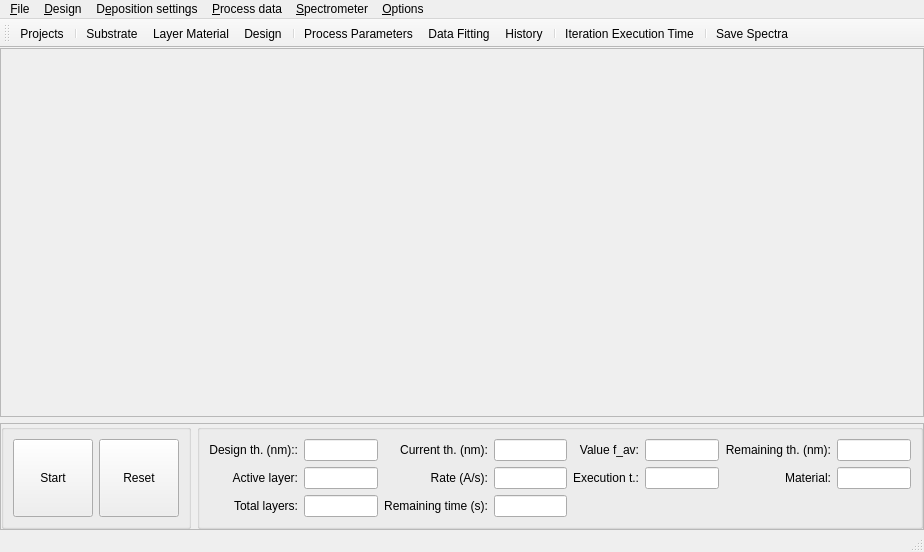
<?xml version="1.0" encoding="UTF-8"?>
<ui version="4.0">
 <class>MainWindow</class>
 <widget class="QMainWindow" name="MainWindow">
  <property name="geometry">
   <rect>
    <x>0</x>
    <y>0</y>
    <width>924</width>
    <height>552</height>
   </rect>
  </property>
  <property name="windowTitle">
   <string>Monitor</string>
  </property>
  <widget class="QWidget" name="centralwidget">
   <layout class="QVBoxLayout" name="verticalLayout" stretch="255,1">
    <property name="leftMargin">
     <number>0</number>
    </property>
    <property name="topMargin">
     <number>0</number>
    </property>
    <property name="rightMargin">
     <number>0</number>
    </property>
    <property name="bottomMargin">
     <number>0</number>
    </property>
    <item>
     <widget class="QFrame" name="frame_chart">
      <property name="frameShape">
       <enum>QFrame::StyledPanel</enum>
      </property>
      <property name="frameShadow">
       <enum>QFrame::Raised</enum>
      </property>
     </widget>
    </item>
    <item>
     <widget class="QFrame" name="frame_operations">
      <property name="frameShape">
       <enum>QFrame::StyledPanel</enum>
      </property>
      <property name="frameShadow">
       <enum>QFrame::Raised</enum>
      </property>
      <layout class="QHBoxLayout" name="horizontalLayout_2">
       <property name="leftMargin">
        <number>0</number>
       </property>
       <property name="topMargin">
        <number>0</number>
       </property>
       <property name="rightMargin">
        <number>0</number>
       </property>
       <property name="bottomMargin">
        <number>0</number>
       </property>
       <item>
        <widget class="QGroupBox" name="groupBox_operations">
         <property name="title">
          <string/>
         </property>
         <layout class="QHBoxLayout" name="horizontalLayout">
          <item>
           <widget class="QPushButton" name="pushButtonStart">
            <property name="sizePolicy">
             <sizepolicy hsizetype="Minimum" vsizetype="Minimum">
              <horstretch>0</horstretch>
              <verstretch>0</verstretch>
             </sizepolicy>
            </property>
            <property name="text">
             <string>Start</string>
            </property>
           </widget>
          </item>
          <item>
           <widget class="QPushButton" name="pushButtonReset">
            <property name="sizePolicy">
             <sizepolicy hsizetype="Minimum" vsizetype="Minimum">
              <horstretch>0</horstretch>
              <verstretch>0</verstretch>
             </sizepolicy>
            </property>
            <property name="text">
             <string>Reset</string>
            </property>
           </widget>
          </item>
         </layout>
        </widget>
       </item>
       <item>
        <widget class="QGroupBox" name="groupBox_information">
         <property name="title">
          <string/>
         </property>
         <layout class="QGridLayout" name="gridLayout">
          <item row="0" column="0">
           <widget class="QLabel" name="label">
            <property name="text">
             <string>Design th. (nm)::</string>
            </property>
            <property name="alignment">
             <set>Qt::AlignRight|Qt::AlignTrailing|Qt::AlignVCenter</set>
            </property>
            <property name="buddy">
             <cstring>lineEditDesignTh</cstring>
            </property>
           </widget>
          </item>
          <item row="0" column="1">
           <widget class="QLineEdit" name="lineEditDesignTh">
            <property name="readOnly">
             <bool>true</bool>
            </property>
           </widget>
          </item>
          <item row="0" column="2">
           <widget class="QLabel" name="label_4">
            <property name="text">
             <string>Current th. (nm):</string>
            </property>
            <property name="alignment">
             <set>Qt::AlignRight|Qt::AlignTrailing|Qt::AlignVCenter</set>
            </property>
            <property name="buddy">
             <cstring>lineEditCurrentTh</cstring>
            </property>
           </widget>
          </item>
          <item row="0" column="3">
           <widget class="QLineEdit" name="lineEditCurrentTh">
            <property name="readOnly">
             <bool>true</bool>
            </property>
           </widget>
          </item>
          <item row="0" column="4">
           <widget class="QLabel" name="label_7">
            <property name="text">
             <string>Value f_av:</string>
            </property>
            <property name="alignment">
             <set>Qt::AlignRight|Qt::AlignTrailing|Qt::AlignVCenter</set>
            </property>
            <property name="buddy">
             <cstring>lineEditValueF_Av</cstring>
            </property>
           </widget>
          </item>
          <item row="0" column="5">
           <widget class="QLineEdit" name="lineEditValueF_Av">
            <property name="readOnly">
             <bool>true</bool>
            </property>
           </widget>
          </item>
          <item row="0" column="6">
           <widget class="QLabel" name="label_9">
            <property name="text">
             <string>Remaining th. (nm):</string>
            </property>
            <property name="alignment">
             <set>Qt::AlignRight|Qt::AlignTrailing|Qt::AlignVCenter</set>
            </property>
            <property name="buddy">
             <cstring>lineEditRemTh</cstring>
            </property>
           </widget>
          </item>
          <item row="0" column="7">
           <widget class="QLineEdit" name="lineEditRemTh">
            <property name="readOnly">
             <bool>true</bool>
            </property>
           </widget>
          </item>
          <item row="1" column="0">
           <widget class="QLabel" name="label_2">
            <property name="text">
             <string>Active layer:</string>
            </property>
            <property name="alignment">
             <set>Qt::AlignRight|Qt::AlignTrailing|Qt::AlignVCenter</set>
            </property>
            <property name="buddy">
             <cstring>lineEditActiveLayer</cstring>
            </property>
           </widget>
          </item>
          <item row="1" column="1">
           <widget class="QLineEdit" name="lineEditActiveLayer">
            <property name="readOnly">
             <bool>true</bool>
            </property>
           </widget>
          </item>
          <item row="1" column="2">
           <widget class="QLabel" name="labelRate">
            <property name="text">
             <string>Rate (A/s):</string>
            </property>
            <property name="alignment">
             <set>Qt::AlignRight|Qt::AlignTrailing|Qt::AlignVCenter</set>
            </property>
            <property name="buddy">
             <cstring>lineEditRate</cstring>
            </property>
           </widget>
          </item>
          <item row="1" column="3">
           <widget class="QLineEdit" name="lineEditRate">
            <property name="readOnly">
             <bool>true</bool>
            </property>
           </widget>
          </item>
          <item row="1" column="4">
           <widget class="QLabel" name="label_8">
            <property name="text">
             <string>Execution t.:</string>
            </property>
            <property name="alignment">
             <set>Qt::AlignRight|Qt::AlignTrailing|Qt::AlignVCenter</set>
            </property>
            <property name="buddy">
             <cstring>lineEditExecutionT</cstring>
            </property>
           </widget>
          </item>
          <item row="1" column="5">
           <widget class="QLineEdit" name="lineEditExecutionT">
            <property name="readOnly">
             <bool>true</bool>
            </property>
           </widget>
          </item>
          <item row="1" column="6">
           <widget class="QLabel" name="label_10">
            <property name="text">
             <string>Material:</string>
            </property>
            <property name="alignment">
             <set>Qt::AlignRight|Qt::AlignTrailing|Qt::AlignVCenter</set>
            </property>
            <property name="buddy">
             <cstring>lineEditMaterial</cstring>
            </property>
           </widget>
          </item>
          <item row="1" column="7">
           <widget class="QLineEdit" name="lineEditMaterial">
            <property name="readOnly">
             <bool>true</bool>
            </property>
           </widget>
          </item>
          <item row="2" column="0">
           <widget class="QLabel" name="labelTotalLayers">
            <property name="text">
             <string>Total layers:</string>
            </property>
            <property name="alignment">
             <set>Qt::AlignRight|Qt::AlignTrailing|Qt::AlignVCenter</set>
            </property>
            <property name="buddy">
             <cstring>lineEditTotalLayers</cstring>
            </property>
           </widget>
          </item>
          <item row="2" column="1">
           <widget class="QLineEdit" name="lineEditTotalLayers">
            <property name="readOnly">
             <bool>true</bool>
            </property>
           </widget>
          </item>
          <item row="2" column="2">
           <widget class="QLabel" name="label_6">
            <property name="text">
             <string>Remaining time (s):</string>
            </property>
            <property name="alignment">
             <set>Qt::AlignRight|Qt::AlignTrailing|Qt::AlignVCenter</set>
            </property>
            <property name="buddy">
             <cstring>lineEditRemTime</cstring>
            </property>
           </widget>
          </item>
          <item row="2" column="3">
           <widget class="QLineEdit" name="lineEditRemTime">
            <property name="readOnly">
             <bool>true</bool>
            </property>
           </widget>
          </item>
         </layout>
        </widget>
       </item>
      </layout>
     </widget>
    </item>
   </layout>
  </widget>
  <widget class="QMenuBar" name="menubar">
   <property name="geometry">
    <rect>
     <x>0</x>
     <y>0</y>
     <width>924</width>
     <height>22</height>
    </rect>
   </property>
   <widget class="QMenu" name="menuFile">
    <property name="title">
     <string>&amp;File</string>
    </property>
    <widget class="QMenu" name="menuImport">
     <property name="title">
      <string>Import</string>
     </property>
     <addaction name="actionImportSubstrate"/>
     <addaction name="actionImportMaterialL"/>
     <addaction name="actionImportMaterialH"/>
     <addaction name="actionImportDesign"/>
    </widget>
    <addaction name="actionNew"/>
    <addaction name="menuImport"/>
    <addaction name="actionProjects"/>
    <addaction name="actionSave"/>
    <addaction name="separator"/>
    <addaction name="actionExit"/>
   </widget>
   <widget class="QMenu" name="menuDesign">
    <property name="title">
     <string>&amp;Design</string>
    </property>
    <addaction name="actionDesign"/>
    <addaction name="actionLayerMaterial"/>
    <addaction name="actionSubstrate"/>
   </widget>
   <widget class="QMenu" name="menuD_eposition_settings">
    <property name="title">
     <string>D&amp;eposition settings</string>
    </property>
    <addaction name="actionProcessParameters"/>
    <addaction name="actionMainLog"/>
    <addaction name="actionVacuumMachineSettings"/>
    <addaction name="actionErrorPrevention"/>
   </widget>
   <widget class="QMenu" name="menu_Process_data">
    <property name="title">
     <string>&amp;Process data</string>
    </property>
    <addaction name="actionDataFitting"/>
    <addaction name="actionIterationExecutionTime"/>
    <addaction name="actionHistory"/>
   </widget>
   <widget class="QMenu" name="menu_Spectrometer">
    <property name="title">
     <string>&amp;Spectrometer</string>
    </property>
    <addaction name="actionSpectrometerSettings"/>
    <addaction name="actionDataCorrection"/>
    <addaction name="actionRawData"/>
   </widget>
   <widget class="QMenu" name="menu_Options">
    <property name="title">
     <string>&amp;Options</string>
    </property>
    <addaction name="actionSimulationParameters"/>
    <addaction name="actionReverseEngineering"/>
   </widget>
   <addaction name="menuFile"/>
   <addaction name="menuDesign"/>
   <addaction name="menuD_eposition_settings"/>
   <addaction name="menu_Process_data"/>
   <addaction name="menu_Spectrometer"/>
   <addaction name="menu_Options"/>
  </widget>
  <widget class="QStatusBar" name="statusbar"/>
  <widget class="QToolBar" name="toolBar">
   <property name="windowTitle">
    <string>toolBar</string>
   </property>
   <attribute name="toolBarArea">
    <enum>TopToolBarArea</enum>
   </attribute>
   <attribute name="toolBarBreak">
    <bool>false</bool>
   </attribute>
   <addaction name="actionProjects"/>
   <addaction name="separator"/>
   <addaction name="actionSubstrate"/>
   <addaction name="actionLayerMaterial"/>
   <addaction name="actionDesign"/>
   <addaction name="separator"/>
   <addaction name="actionProcessParameters"/>
   <addaction name="actionDataFitting"/>
   <addaction name="actionHistory"/>
   <addaction name="separator"/>
   <addaction name="actionIterationExecutionTime"/>
   <addaction name="separator"/>
   <addaction name="actionSaveSpectra"/>
  </widget>
  <action name="actionProjects">
   <property name="text">
    <string>&amp;Projects...</string>
   </property>
  </action>
  <action name="actionSubstrate">
   <property name="text">
    <string>&amp;Substrate...</string>
   </property>
  </action>
  <action name="actionLayerMaterial">
   <property name="text">
    <string>&amp;Layer Material...</string>
   </property>
  </action>
  <action name="actionDesign">
   <property name="text">
    <string>&amp;Design...</string>
   </property>
  </action>
  <action name="actionProcessParameters">
   <property name="text">
    <string>&amp;Process Parameters...</string>
   </property>
  </action>
  <action name="actionDataFitting">
   <property name="text">
    <string>&amp;Data Fitting...</string>
   </property>
  </action>
  <action name="actionHistory">
   <property name="text">
    <string>&amp;History...</string>
   </property>
  </action>
  <action name="actionIterationExecutionTime">
   <property name="text">
    <string>&amp;Iteration Execution Time...</string>
   </property>
  </action>
  <action name="actionSaveSpectra">
   <property name="checkable">
    <bool>true</bool>
   </property>
   <property name="text">
    <string>Save Spectra</string>
   </property>
  </action>
  <action name="actionSimulationParameters">
   <property name="text">
    <string>&amp;Simulation Parameters...</string>
   </property>
  </action>
  <action name="actionReverseEngineering">
   <property name="text">
    <string>&amp;Reverse Engineering...</string>
   </property>
  </action>
  <action name="actionSpectrometerSettings">
   <property name="text">
    <string>&amp;Spectrometer Settings...</string>
   </property>
  </action>
  <action name="actionDataCorrection">
   <property name="text">
    <string>&amp;Data Correction...</string>
   </property>
  </action>
  <action name="actionRawData">
   <property name="text">
    <string>&amp;Raw Data...</string>
   </property>
  </action>
  <action name="actionMainLog">
   <property name="text">
    <string>&amp;Main Log...</string>
   </property>
  </action>
  <action name="actionVacuumMachineSettings">
   <property name="text">
    <string>&amp;Vacuum Machine Settings...</string>
   </property>
  </action>
  <action name="actionErrorPrevention">
   <property name="text">
    <string>&amp;Error Prevention...</string>
   </property>
  </action>
  <action name="actionNew">
   <property name="text">
    <string>&amp;New</string>
   </property>
  </action>
  <action name="actionSave">
   <property name="text">
    <string>&amp;Save</string>
   </property>
  </action>
  <action name="actionExit">
   <property name="text">
    <string>E&amp;xit</string>
   </property>
  </action>
  <action name="actionImportSubstrate">
   <property name="text">
    <string>Substrate...</string>
   </property>
  </action>
  <action name="actionImportMaterialL">
   <property name="text">
    <string>Material L...</string>
   </property>
  </action>
  <action name="actionImportMaterialH">
   <property name="text">
    <string>Material H...</string>
   </property>
  </action>
  <action name="actionImportDesign">
   <property name="text">
    <string>Design...</string>
   </property>
  </action>
 </widget>
 <resources/>
 <connections/>
</ui>
